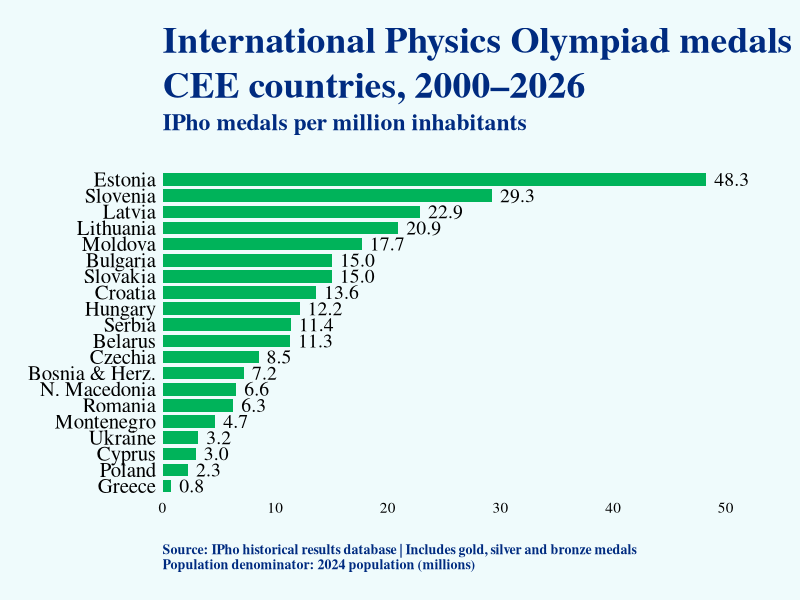

The R source for this figure:
library(tidyverse)
library(scales)

# ------------------------------------------------------------
# Data
# ------------------------------------------------------------

ipho <- tribble(
  ~country,           ~medals, ~population_m,
  "Romania",              120,      19.068,
  "Ukraine",              119,      37.441,
  "Hungary",              118,       9.690,
  "Belarus",              103,       9.086,
  "Bulgaria",             102,       6.778,
  "Czechia",                92,      10.792,
  "Poland",                 88,      38.712,
  "Slovakia",               83,       5.520,
  "Serbia",                 77,       6.758,
  "Estonia",                66,       1.367,
  "Slovenia",               62,       2.119,
  "Lithuania",              60,       2.867,
  "Moldova",                54,       3.053,
  "Croatia",                53,       3.889,
  "Latvia",                 43,       1.880,
  "Bosnia & Herz.",         23,       3.176,
  "N. Macedonia",           12,       1.828,
  "Greece",                  8,      10.137,
  "Cyprus",                  4,       1.352,
  "Montenegro",              3,       0.639
)

# medals per million inhabitants
ipho <- ipho %>%
  mutate(
    medals_per_million = medals / population_m
  ) %>%
  arrange(medals_per_million) %>%
  mutate(country = factor(country, levels = country))

# ------------------------------------------------------------
# Plot
# ------------------------------------------------------------

ggplot(ipho, aes(x = medals_per_million, y = country)) +
  
  geom_col(
    fill = "#00B35A",
    width = 0.78
  ) +
  
  geom_text(
    aes(
      label = sprintf("%.1f", medals_per_million),
      x = medals_per_million + 0.7
    ),
    hjust = 0,
    family = "serif",
    size = 5
  ) +
  
  labs(
    title = "International Physics Olympiad medals\nCEE countries, 2000–2026",
    subtitle = "IPho medals per million inhabitants",
    x = NULL,
    y = NULL,
    caption = paste0(
      "Source: IPho historical results database | ",
      "Includes gold, silver and bronze medals\n",
      "Population denominator: 2024 population (millions)"
    )
  ) +
  
  scale_x_continuous(
    expand = expansion(mult = c(0, 0.08)),
    labels = comma
  ) +
  
  theme_minimal(base_family = "serif") +
  
  theme(
    plot.background = element_rect(
      fill = "#EFFBFC",
      colour = NA
    ),
    panel.background = element_rect(
      fill = "#EFFBFC",
      colour = NA
    ),
    
    panel.grid = element_blank(),
    
    axis.text.y = element_text(
      size = 15,
      colour = "black"
    ),
    
    axis.text.x = element_text(
      size = 11,
      colour = "black"
    ),
    
    plot.title = element_text(
      size = 27,
      face = "bold",
      colour = "#002B80",
      lineheight = 1.0
    ),
    
    plot.subtitle = element_text(
      size = 17,
      face = "bold",
      colour = "#002B80",
      margin = margin(b = 25)
    ),
    
    plot.caption = element_text(
      size = 10,
      face = "bold",
      colour = "#002B80",
      hjust = 0,
      margin = margin(t = 20)
    ),
    
    axis.ticks = element_blank(),
    
    plot.margin = margin(
      t = 20, r = 30, b = 20, l = 20
    )
  )
